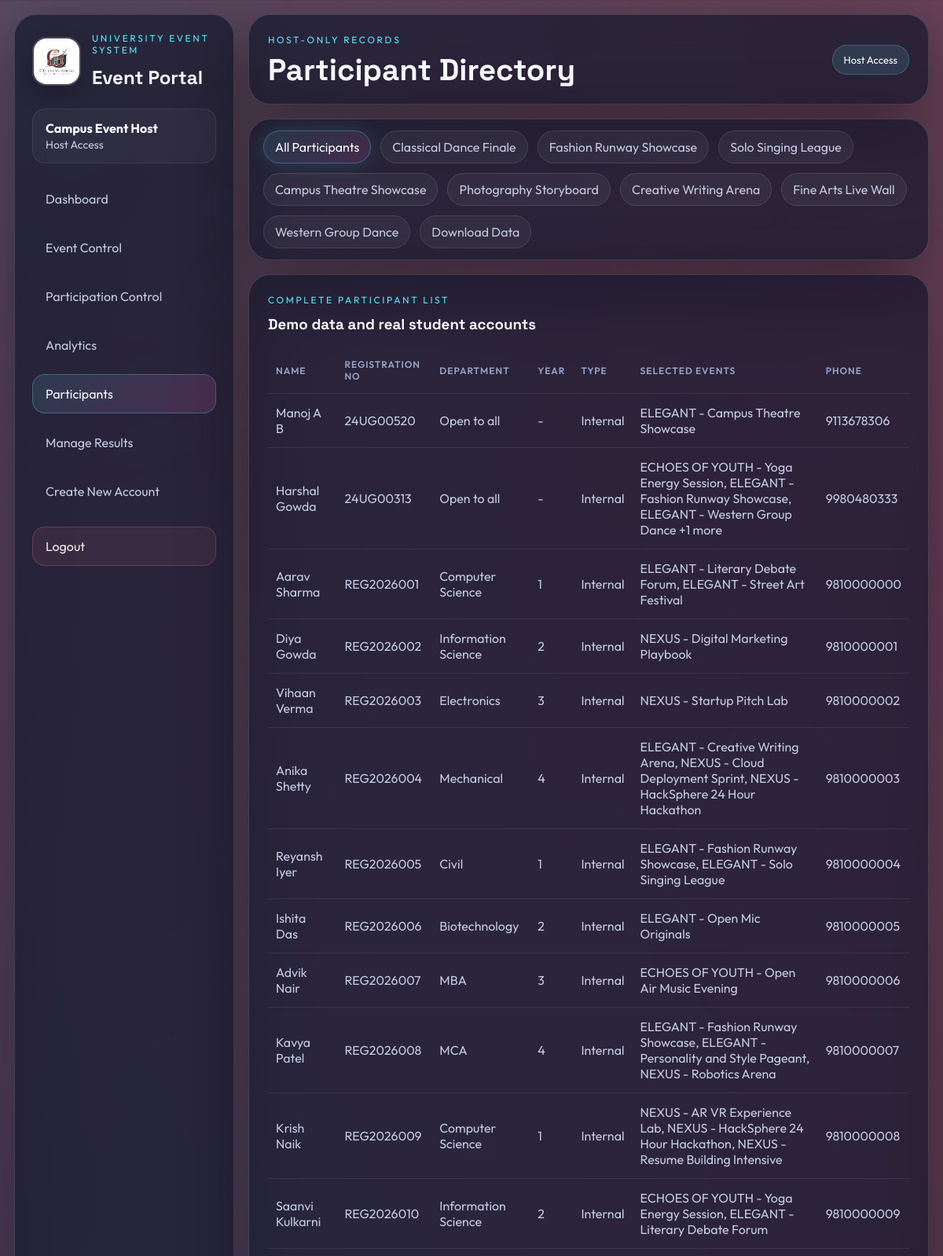
The app's page /participants (signed in, upper part) with its own data.
### tables this page shows
CREATE TABLE app_settings (
            setting_key TEXT PRIMARY KEY,
            setting_value TEXT
        );

CREATE TABLE portal_users (
            user_id INTEGER PRIMARY KEY AUTOINCREMENT,
            full_name TEXT NOT NULL,
            mobile TEXT UNIQUE NOT NULL,
            password_hash TEXT NOT NULL,
            role TEXT NOT NULL DEFAULT 'student',
            department_name TEXT,
            registration_number TEXT UNIQUE,
            participant_id INTEGER,
            created_at TIMESTAMP DEFAULT CURRENT_TIMESTAMP
        );

CREATE TABLE events (
            event_id INTEGER PRIMARY KEY AUTOINCREMENT,
            event_name TEXT NOT NULL,
            department_id INTEGER,
            category_id INTEGER,
            event_date TEXT,
            venue TEXT,
            description TEXT,
            organizer_name TEXT NOT NULL,
            is_competition INTEGER DEFAULT 0,
            status TEXT NOT NULL DEFAULT 'Approved',
            requested_by INTEGER,
            created_by INTEGER,
            created_at TIMESTAMP DEFAULT CURRENT_TIMESTAMP
        , parent_festival TEXT DEFAULT 'NEXUS');

CREATE TABLE participants (
            participant_id INTEGER PRIMARY KEY AUTOINCREMENT,
            user_id INTEGER,
            participant_name TEXT NOT NULL,
            registration_number TEXT UNIQUE,
            roll_number TEXT,
            department_id INTEGER,
            year_of_study INTEGER,
            participant_type TEXT NOT NULL DEFAULT 'Internal',
            email TEXT,
            phone TEXT,
            created_at TIMESTAMP DEFAULT CURRENT_TIMESTAMP
        );

CREATE TABLE departments (
            department_id INTEGER PRIMARY KEY AUTOINCREMENT,
            department_name TEXT UNIQUE NOT NULL,
            created_at TIMESTAMP DEFAULT CURRENT_TIMESTAMP
        );

### app.py (the view)
@app.route("/participants")
@login_required
@host_required
def participants():
    selected_event_id = request.args.get("event_id", type=int)
    participant_rows = enrich_participants(fetch_table("participants", order_by="created_at", descending=True))
    connection = get_connection()
    registration_rows = connection.execute(
        """
        SELECT p.participant_id, e.parent_festival, e.event_name
        FROM event_participants ep
        JOIN participants p ON p.participant_id = ep.participant_id
        JOIN events e ON e.event_id = ep.event_id
        ORDER BY e.parent_festival, e.event_name
        """
    ).fetchall()
    connection.close()
    events_by_participant = defaultdict(list)
    for row in registration_rows:
        row = dict(row)
        events_by_participant[row["participant_id"]].append(f"{row['parent_festival']} - {row['event_name']}")
    for participant in participant_rows:
        linked_events = events_by_participant.get(participant["participant_id"], [])
        participant["selected_events"] = linked_events
        participant["selected_events_label"] = ", ".join(linked_events[:3]) if linked_events else "No events selected"
        if len(linked_events) > 3:
            participant["selected_events_label"] += f" +{len(linked_events) - 3} more"
    if selected_event_id:
        eligible_participant_ids = {
            row["participant_id"]
            for row in fetch_table("event_participants", where="event_id = ?", params=[selected_event_id])
        }
        participant_rows = [p for p in participant_rows if p["participant_id"] in eligible_participant_ids]
    host_events = enrich_events(fetch_table("events", order_by="event_date"))
    return render_template("participants.html", active_page="participants", participants=participant_rows, host_events=host_events, selected_event_id=selected_event_id)

### app.py (called while the page is built)
def get_connection():
    connection = sqlite3.connect(DB_PATH)
    connection.row_factory = sqlite3.Row
    return connection

def fetch_table(table_name, order_by=None, descending=False, where=None, params=None):
    connection = get_connection()
    query = f"SELECT * FROM {table_name}"
    values = params or []
    if where:
        query += f" WHERE {where}"
    if order_by:
        direction = "DESC" if descending else "ASC"
        query += f" ORDER BY {order_by} {direction}"
    rows = [dict(row) for row in connection.execute(query, values).fetchall()]
    connection.close()
    return rows

def fetch_single(table_name, where=None, params=None):
    rows = fetch_table(table_name, where=where, params=params)
    return rows[0] if rows else None

def get_setting(setting_key, default_value=None):
    row = fetch_single("app_settings", where="setting_key = ?", params=[setting_key])
    return row["setting_value"] if row else default_value

def get_departments():
    return fetch_table("departments", order_by="department_name")

def get_categories():
    return fetch_table("categories", order_by="category_name")

def get_department_map():
    return {row["department_id"]: row["department_name"] for row in get_departments()}

def get_category_map():
    return {row["category_id"]: row["category_name"] for row in get_categories()}

def get_current_user():
    if "user_id" not in session:
        return None
    return fetch_single("portal_users", where="user_id = ?", params=[session["user_id"]])

def get_admin_contact_number():
    configured_number = os.getenv("ADMIN_CONTACT_NUMBER")
    if configured_number:
        return configured_number
    host_user = fetch_single("portal_users", where="role = ?", params=["host"])
    return host_user["mobile"] if host_user and host_user.get("mobile") else "9000000000"

def login_required(view):
    @wraps(view)
    def wrapped_view(*args, **kwargs):
        if "user_id" not in session:
            flash("Please login to access the portal.", "danger")
            return redirect(url_for("home"))
        return view(*args, **kwargs)
    return wrapped_view

def host_required(view):
    @wraps(view)
    def wrapped_view(*args, **kwargs):
        user = get_current_user()
        if not user or user.get("role") != "host":
            flash("Only the host can access that section.", "danger")
            return redirect(url_for("dashboard"))
        return view(*args, **kwargs)
    return wrapped_view

### templates/participants.html (shortened to what this page needs)
{% extends 'base.html' %}
{% block content %}
<section class="page-header glass-panel">
  <div>
    <p class="eyebrow">Host-only records</p>
    <h1>Participant Directory</h1>
  </div>
  <span class="status-badge">Host Access</span>
</section>
<section class="bubble-bar glass-panel">
  <a href="{{ url_for('participants') }}" class="bubble-link active">All Participants</a>
  {% for event in host_events[:8] %}
  <a href="{{ url_for('participants', event_id=event.event_id) }}" class="bubble-link {% if selected_event_id == event.event_id %}active{% endif %}">{{ event.event_name }}</a>
  {% endfor %}
  <a href="{{ url_for('download_scope', scope='participants') }}" class="bubble-link">Download Data</a>
</section>
<section class="content-card glass-panel">
  <div class="section-head">
    <div>
      <p class="eyebrow">Complete participant list</p>
      <h3>Demo data and real student accounts</h3>
    </div>
  </div>
  <div class="table-wrap">
    <table>
      <thead>
        <tr>
          <th>Name</th>
          <th>Registration No</th>
          <th>Department</th>
          <th>Year</th>
          <th>Type</th>
          <th>Selected Events</th>
          <th>Phone</th>
        </tr>
      </thead>
      <tbody>
        {% for participant in participants %}
        <tr>
          <td>{{ participant.participant_name }}</td>
          <td>{{ participant.registration_number or '-' }}</td>
          <td>{{ participant.department_label }}</td>
          <td>{{ participant.year_of_study or '-' }}</td>
          <td>{{ participant.participant_type }}</td>
          <td>{{ participant.selected_events_label }}</td>
          <td>{{ participant.phone or '-' }}</td>
        </tr>
        {% else %}
        <tr><td colspan="7">No participants found.</td></tr>
        {% endfor %}
      </tbody>
    </table>
  </div>
</section>
{% endblock %}

### templates/base.html (shortened to what this page needs)
<!DOCTYPE html>
<html lang="en">
<head>
  <link rel="stylesheet" href="{{ url_for('static', filename='css/style.css') }}">
</head>
<body class="app-body {% if page_effect == 'celebration' %}celebration-page{% endif %}">
  <div class="rainbow-orbit"></div>
  <div class="aurora-layer aurora-one"></div>
  <div class="aurora-layer aurora-two"></div>
  <div class="grain-layer"></div>
  <div class="confetti-layer" id="confetti-layer"></div>
  <div class="portal-shell">
    <aside class="sidebar glass-panel">
      <div>
        <div class="brand-lockup">
          {% if public_logo %}
          <img src="{{ url_for('static', filename=public_logo) }}" alt="Portal logo" class="sidebar-logo">
          {% else %}
          <div class="brand-icon">CE</div>
          {% endif %}
          <div>
            <p class="eyebrow">University Event System</p>
            <h2>Event Portal</h2>
          </div>
        </div>
        {% if current_user %}
        <div class="user-chip">
          <strong>{{ current_user.full_name }}</strong>
          <span>{{ 'Host Access' if current_user.role == 'host' else 'Student Access' }}</span>
        </div>
        {% endif %}
        <nav class="nav-list">
          <a href="{{ url_for('dashboard') }}" class="nav-item {% if active_page == 'dashboard' %}active{% endif %}">Dashboard</a>
          <a href="{{ url_for('events') }}" class="nav-item {% if active_page == 'events' %}active{% endif %}">{{ 'Event Control' if current_user and current_user.role == 'host' else 'Event Hub' }}</a>
          <a href="{{ url_for('participations') }}" class="nav-item {% if active_page == 'participations' %}active{% endif %}">{{ 'Participation Control' if current_user and current_user.role == 'host' else 'My Participation' }}</a>
          <a href="{{ url_for('analytics') }}" class="nav-item {% if active_page == 'analytics' %}active{% endif %}">Analytics</a>
          {% if current_user and current_user.role == 'host' %}
          <a href="{{ url_for('participants') }}" class="nav-item {% if active_page == 'participants' %}active{% endif %}">Participants</a>
          {% endif %}
          <a href="{{ url_for('results') }}" class="nav-item {% if active_page == 'results' %}active{% endif %}">{{ 'Manage Results' if current_user and current_user.role == 'host' else 'Results Board' }}</a>
          {% if current_user and current_user.role == 'host' %}
          <a href="{{ url_for('host_accounts') }}" class="nav-item {% if active_page == 'create_account' %}active{% endif %}">Create New Account</a>
          {% endif %}
          <a href="{{ url_for('logout') }}" class="nav-item nav-item-logout">Logout</a>
        </nav>
      </div>
    </aside>
    <main class="content-area">
      {% block content %}{% endblock %}
    </main>
  </div>
</body>
</html>

### records on screen
app_settings: setting_value (picture)
portal_users: full_name "Campus Event Host", role "Host Access", role "Event Control", role "Participation Control", role "Manage Results"
events: event_name "Classical Dance Finale"
events: event_name "Fashion Runway Showcase"
events: event_name "Solo Singing League"
events: event_name "Campus Theatre Showcase"
events: event_name "Photography Storyboard"
events: event_name "Creative Writing Arena"
events: event_name "Fine Arts Live Wall"
events: event_name "Western Group Dance"
participants: participant_name "Manoj A B", registration_number "24UG00520", department_label "Open to all", year_of_study "-", participant_type "Internal", selected_events_label "ELEGANT - Campus Theatre Showcase", phone "9113678306"
participants: participant_name "Harshal Gowda", registration_number "24UG00313", department_label "Open to all", year_of_study "-", participant_type "Internal", selected_events_label "ECHOES OF YOUTH - Yoga Energy Session, ELEGANT - Fashion Runway Showcase, ELEGANT - Western Group Dance +1 more", phone "9980480333"
participants: participant_name "Aarav Sharma", registration_number "REG2026001", participant_type "Internal", phone "9810000000"
departments: department_label "Computer Science" "Computer Science"
participants: participant_name "Diya Gowda", registration_number "REG2026002", participant_type "Internal", phone "9810000001"
departments: department_label "Information Science" "Information Science"
participants: participant_name "Vihaan Verma", registration_number "REG2026003", participant_type "Internal", phone "9810000002"
departments: department_label "Electronics"
participants: participant_name "Anika Shetty", registration_number "REG2026004", participant_type "Internal", phone "9810000003"
departments: department_label "Mechanical"
participants: participant_name "Reyansh Iyer", registration_number "REG2026005", participant_type "Internal", phone "9810000004"
departments: department_label "Civil"
participants: participant_name "Ishita Das", registration_number "REG2026006", participant_type "Internal", phone "9810000005"
departments: department_label "Biotechnology"
participants: participant_name "Advik Nair", registration_number "REG2026007", participant_type "Internal", phone "9810000006"
departments: department_label "MBA"
participants: participant_name "Kavya Patel", registration_number "REG2026008", participant_type "Internal", phone "9810000007"
departments: department_label "MCA"
participants: participant_name "Krish Naik", registration_number "REG2026009", participant_type "Internal", phone "9810000008"
participants: participant_name "Saanvi Kulkarni", registration_number "REG2026010", participant_type "Internal", phone "9810000009"

### other values on screen
{{ participant.year_of_study or '-' }} "1" "2" "3" "4" "1" "2" "3" "4" "1" "2"
{{ participant.selected_events_label }} "ELEGANT - Literary Debate Forum, ELEGANT - Street Art Festival" "NEXUS - Digital Marketing Playbook" "NEXUS - Startup Pitch Lab" "ELEGANT - Creative Writing Arena, NEXUS - Cloud Deployment Sprint, NEXUS - HackSphere 24 Hour Hackathon" "ELEGANT - Fashion Runway Showcase, ELEGANT - Solo Singing League" "ELEGANT - Open Mic Originals" "ECHOES OF YOUTH - Open Air Music Evening" "ELEGANT - Fashion Runway Showcase, ELEGANT - Personality and Style Pageant, NEXUS - Robotics Arena" "NEXUS - AR VR Experience Lab, NEXUS - HackSphere 24 Hour Hackathon, NEXUS - Resume Building Intensive" "ECHOES OF YOUTH - Yoga Energy Session, ELEGANT - Literary Debate Forum"
